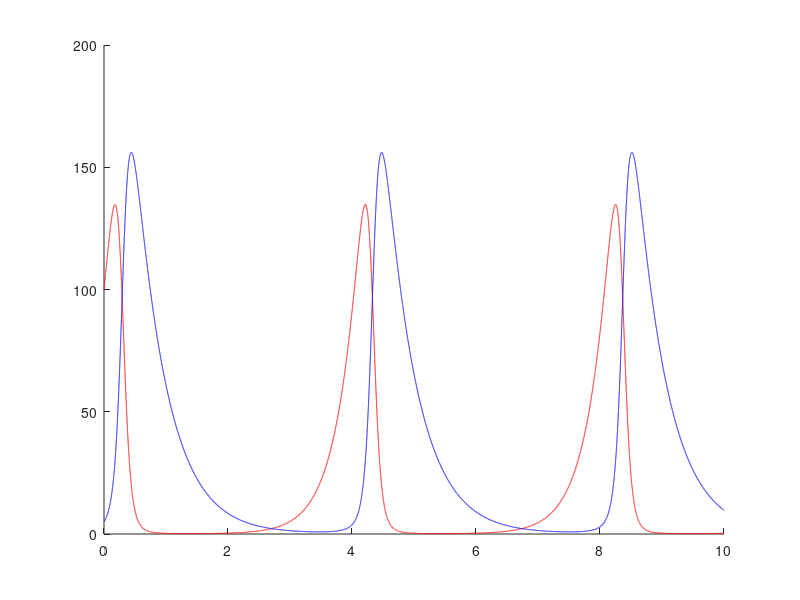

The MATLAB script that drew this image:
predFunc = @(t, y) [...
  (3 - 0.1 * y(2)) * y(1);...
  -(2 - 0.1 * y(1)) * y(2)...
  ];

y0 = [100; 5];

inter = [0, 10];

opts = odeset('RelTol', 100*eps, 'AbsTol', eps);

[Tout, Yout] = ode45(predFunc, inter, y0, opts);

hold on;
plot(Tout, Yout(:, 1), 'r-');
plot(Tout, Yout(:, 2), 'b-');
hold off;